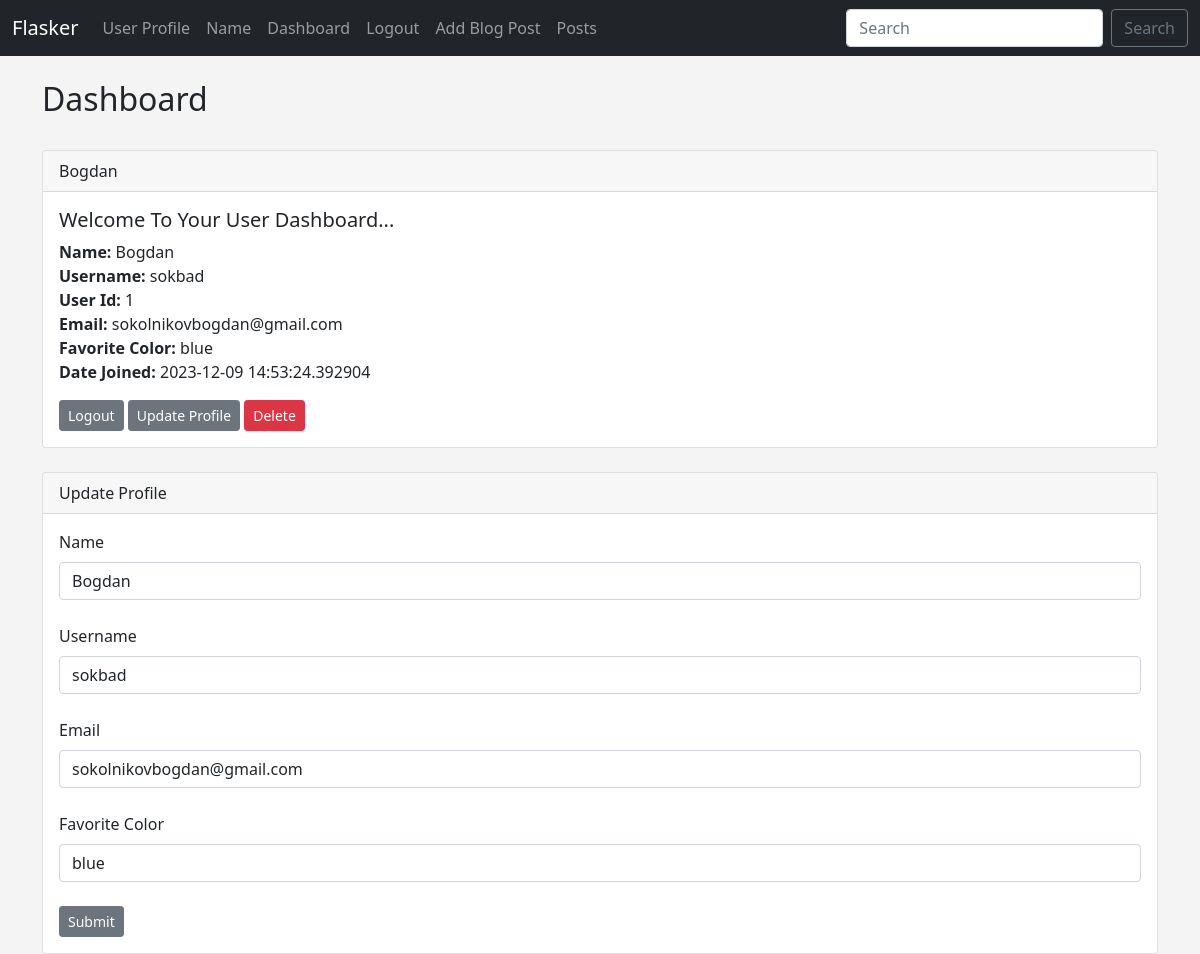
The page /dashboard (signed in) on the database as committed earlier.
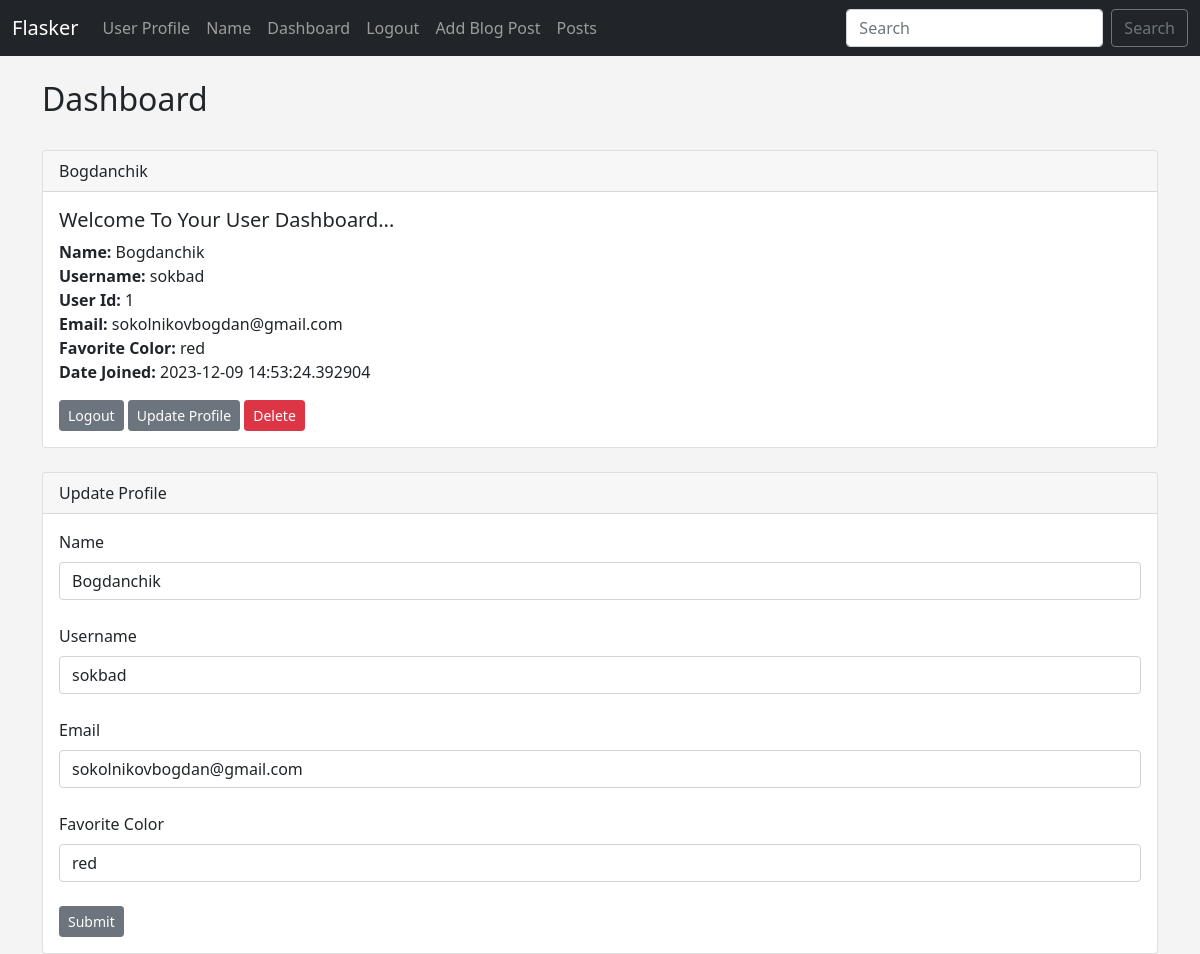
The same page on the database as committed later.
### hello.py (models this page shows, shortened)
class Users(db.Model, UserMixin):
	id = db.Column(db.Integer, primary_key=True)
	username = db.Column(db.String(20), nullable=False, unique=True)
	name = db.Column(db.String(200), nullable=False)
	email = db.Column(db.String(120), nullable=False, unique=True)
	favorite_color = db.Column(db.String(120))
	date_added = db.Column(db.DateTime, default=datetime.utcnow)
	password_hash = db.Column(db.String(128))
	@property
	def password(self):
		raise AttributeError('password is not a readable attribute!')

### hello.py (the view)
@app.route('/dashboard', methods=['GET', 'POST'])
@login_required
def dashboard():
	form = UserForm()
	id = current_user.id
	name_to_update = Users.query.get_or_404(id)
	if request.method == "POST":
		name_to_update.name = request.form['name']
		name_to_update.email = request.form['email']
		name_to_update.favorite_color = request.form['favorite_color']
		name_to_update.username = request.form['username']
		try:
			db.session.commit()
			flash("User Updated Successfully!")
			return render_template("dashboard.html",
				form=form,
				name_to_update = name_to_update)
		except:
			flash("Error!  Looks like there was a problem...try again!")
			return render_template("dashboard.html",
				form=form,
				name_to_update = name_to_update)
	else:
		return render_template("dashboard.html",
				form=form,
				name_to_update = name_to_update,
				id = id)
	return render_template('dashboard.html')

### hello.py
class UserForm(FlaskForm):
	name = StringField("Name", validators=[DataRequired()])
	username = StringField("Username", validators=[DataRequired()])
	email = StringField("Email", validators=[DataRequired()])
	favorite_color = StringField("Favorite Color")
	password_hash = PasswordField('Password', validators=[DataRequired(), EqualTo('password_hash2', message='Passwords Must Match!')])
	password_hash2 = PasswordField('Confirm Password', validators=[DataRequired()])
	submit = SubmitField("Submit")

### hello.py (called while the page is built)
@login_manager.user_loader
def load_user(user_id):
	return Users.query.get(int(user_id))

### templates/dashboard.html (shortened to what this page needs)
{% extends 'base.html' %}
{% block content %}
	<h2>Dashboard</h2>
	<br/>
	<div class="card">
  <div class="card-header">
    {{ current_user.name }}
  </div>
  <div class="card-body">
    <h5 class="card-title">Welcome To Your User Dashboard...</h5>
    <p class="card-text">
    	<strong>Name:</strong>
	{{ current_user.name }}<br/>
	<strong>Username:</strong>
	{{ current_user.username }}<br/>
	<strong>User Id:</strong>
	{{ current_user.id }}<br/>
	<strong>Email:</strong>
	{{ current_user.email }}<br/>
	<strong>Favorite Color:</strong>
	{{ current_user.favorite_color }}<br/>
	<strong>Date Joined:</strong>
	{{ current_user.date_added }}<br/>
    </p>
    <a href="{{ url_for('logout')}}" class="btn btn-secondary btn-sm">Logout</a>
    <a href="{{ url_for('update', id=current_user.id)}}" class="btn btn-secondary btn-sm">Update Profile</a>
    <a href="{{ url_for('delete', id=current_user.id)}}" class="btn btn-danger btn-sm">Delete</a>
  </div>
</div>
<br/>
<div class="card">
  <div class="card-header">
    Update Profile
  </div>
  <div class="card-body">
  	<form action="/dashboard" method="POST">
		{{ form.name.label(class="form-label") }}
		{{ form.name(class="form-control", value=name_to_update.name) }}
		<br/>
		{{ form.username.label(class="form-label") }}
		{{ form.username(class="form-control", value=name_to_update.username) }}
		<br/>
		{{ form.email.label(class="form-label") }}
		{{ form.email(class="form-control", value=name_to_update.email) }}
		<br/>
		{{ form.favorite_color.label(class="form-label") }}
		{{ form.favorite_color(class="form-control", value=name_to_update.favorite_color) }}
		<br/>
		{{ form.submit(class="btn btn-secondary btn-sm") }}
	</form>
</div>
</div>
{% endblock %}

### templates/base.html (shortened to what this page needs)
<!doctype html>
<html lang="en">
  <head>
    <link href="https://cdn.jsdelivr.net/npm/bootstrap@5.0.0-beta1/dist/css/bootstrap.min.css" rel="stylesheet">
    <link href="{{ url_for('static', filename='css/style.css') }}" rel="stylesheet">
  </head>
  <body>
  	{% include 'navbar.html' %}
  	<br/>
  	<div class="container">
		{% block content %}
		{% endblock %}
	</div>
  </body>
</html>

### templates/navbar.html (shortened to what this page needs)
<nav class="navbar navbar-expand-lg navbar-dark bg-dark">
  <div class="container-fluid">
    <a class="navbar-brand" href="{{ url_for('index') }}">Flasker</a>
    <div class="collapse navbar-collapse" id="navbarSupportedContent">
      <ul class="navbar-nav me-auto mb-2 mb-lg-0">
        <li class="nav-item">
          <a class="nav-link" href="{{ url_for('user', name='John')}}">User Profile</a>
        </li>
        <li class="nav-item">
          <a class="nav-link" href="{{ url_for('name')}}">Name</a>
        </li>
        {% if current_user.is_authenticated %}
          <li class="nav-item">
            <a class="nav-link" href="{{ url_for('dashboard')}}">Dashboard</a>
          </li>
          <li class="nav-item">
            <a class="nav-link" href="{{ url_for('logout')}}">Logout</a>
          </li>
        {% endif %}
        <li class="nav-item">
          <a class="nav-link" href="{{ url_for('add_post')}}">Add Blog Post</a>
        </li>
        <li class="nav-item">
          <a class="nav-link" href="{{ url_for('posts')}}">Posts</a>
        </li>
      </ul>
      <form class="d-flex">
        <input class="form-control me-2" type="search" placeholder="Search" aria-label="Search">
        <button class="btn btn-outline-secondary" type="submit">Search</button>
      </form>
    </div>
  </div>
</nav>

### static/css/style.css (style rules this page uses)
body { background: #f4f4f4; }

Rows that differ between the two databases and show on the page:
changed Users "sokbad": name "Bogdan" → "Bogdanchik"; favorite_color "blue" → "red"
